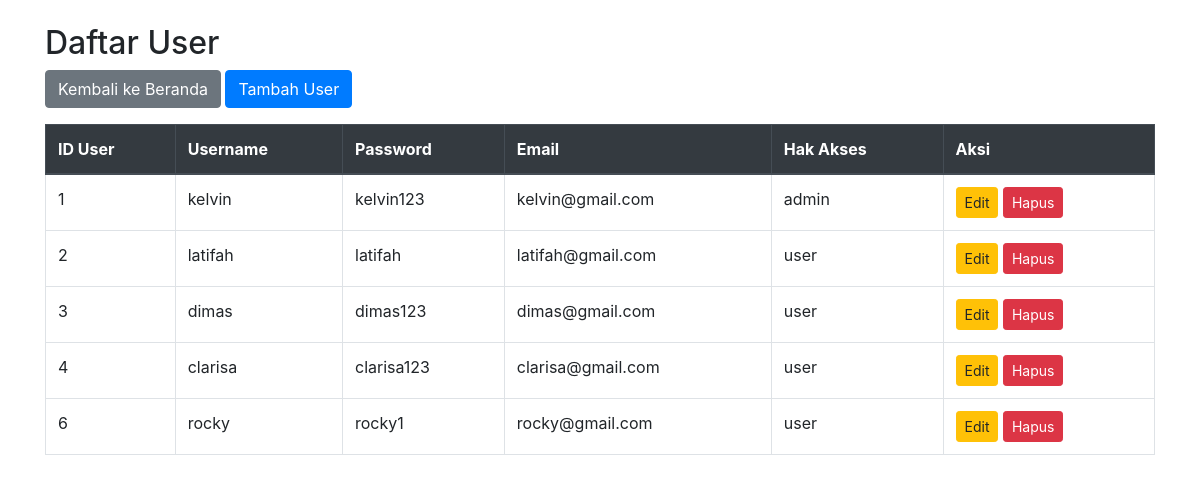
Screenshot of /user.php with the database file from the repository.
### tables this page shows
CREATE TABLE `user` (
  `id_user` int(11) NOT NULL,
  `username` varchar(50) NOT NULL,
  `password` varchar(50) NOT NULL,
  `email` varchar(100) NOT NULL,
  `hak_akses` enum('admin','user') NOT NULL
);

### user.php (the view, shortened to what this page needs)
<!DOCTYPE html>
<html lang="en">
<head>
    <link rel="stylesheet" href="https://stackpath.bootstrapcdn.com/bootstrap/4.5.2/css/bootstrap.min.css">
</head>
<body>
<div class="container">
    <h2 class="mt-4">Daftar User</h2>
    <a href="index.php" class="btn btn-secondary mb-3">Kembali ke Beranda</a>
    <a href="tambah_user.php" class="btn btn-primary mb-3">Tambah User</a>
    <table class="table table-bordered">
        <thead class="thead-dark">
            <tr>
                <th>ID User</th>
                <th>Username</th>
                <th>Password</th>
                <th>Email</th>
                <th>Hak Akses</th>
                <th>Aksi</th>
            </tr>
        </thead>
        <tbody>
            <?php
            include 'koneksi.php';
            $sql = "SELECT * FROM user";
            $result = $conn->query($sql);
            if ($result->num_rows > 0) {
                while($row = $result->fetch_assoc()) {
                    echo "<tr>";
                    echo "<td>" . $row["id_user"] . "</td>";
                    echo "<td>" . $row["username"] . "</td>";
                    echo "<td>" . $row["password"] . "</td>";
                    echo "<td>" . $row["email"] . "</td>";
                    echo "<td>" . $row["hak_akses"] . "</td>";
                    echo "<td>
                            <a href='edit_user.php?id_user=" . $row["id_user"] . "' class='btn btn-warning btn-sm'>Edit</a>
                            <a href='hapus_user.php?id_user=" . $row["id_user"] . "' class='btn btn-danger btn-sm' onclick='return confirm(\"Yakin ingin menghapus data ini?\")'>Hapus</a>
                          </td>";
                    echo "</tr>";
                }
            } else {
                echo "<tr><td colspan='6' class='text-center'>Tidak ada data user</td></tr>";
            }
            ?>
        </tbody>
    </table>
</div>
</body>
</html>

### rows the page displays
user: id_user "1", username "kelvin", password "kelvin123", email "kelvin@gmail.com", hak_akses "admin"
user: id_user "2", username "latifah", password "latifah", email "latifah@gmail.com", hak_akses "user"
user: id_user "3", username "dimas", password "dimas123", email "dimas@gmail.com", hak_akses "user"
user: id_user "4", username "clarisa", password "clarisa123", email "clarisa@gmail.com", hak_akses "user"
user: id_user "6", username "rocky", password "rocky1", email "rocky@gmail.com", hak_akses "user"
